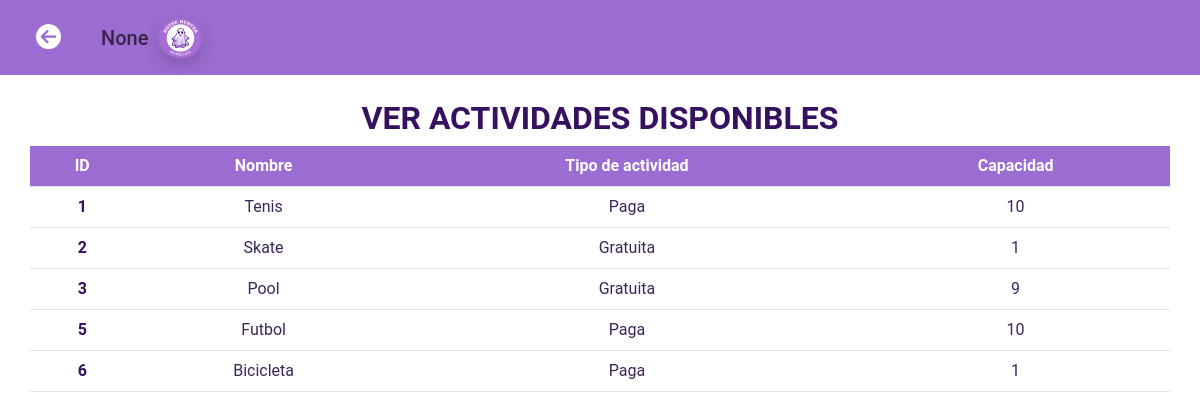
/actividades/actividadDisponible, run on the app's committed database.
### tables this page shows
CREATE TABLE ACTIVIDAD(
      id INTEGER PRIMARY KEY,
      nombre TEXT,
      tipo_actividad TEXT,
      capacidad TEXT,
      reserva_id INT,
      FOREIGN KEY (reserva_id) REFERENCES RESERVA (id)
      );

### main.py (the view)
@app.route('/actividades/actividadDisponible')
def  actividadDisponible():
        menu = Menu(nombre_empleado=session.get('usuario'), contrasena_empleado=session.get('contrasena'), id_empleado=session.get('id'))
        actividad = menu.mostrar_actividad()
        return render_template('actividadDisponible.html', nombre_usuario=session.get('usuario'), actividad=actividad)

### Menu.py (called while the page is built)
  def mostrar_actividad(self):
        nombreBD = "househunter.db"
        conexion = Conexion(nombreBD)
        conexion.CrearTablaActividad()
        actividades = conexion.MostrarActividades()
        return actividades  # Devuelve la lista de actividades

### bd.py (called while the page is built)
  def CrearTablaActividad(self):
    self.cursor.execute('''
    CREATE TABLE IF NOT EXISTS ACTIVIDAD(
      id INTEGER PRIMARY KEY,
      nombre TEXT,
      tipo_actividad TEXT,
      capacidad TEXT,
      reserva_id INT,
      FOREIGN KEY (reserva_id) REFERENCES RESERVA (id)
      )
    ''')
    self.conexion.commit()

  def MostrarActividades(self):
    self.cursor.execute("SELECT * FROM ACTIVIDAD")
    actividades = self.cursor.fetchall()
    return actividades

### templates/actividadDisponible.html (shortened to what this page needs)
<!DOCTYPE html>
<html lang="es">
<head>
    <link href="https://cdn.jsdelivr.net/npm/bootstrap@5.3.2/dist/css/bootstrap.min.css" rel="stylesheet"
>
    <link rel="stylesheet" type="text/css" href="{{ url_for('static', filename='styles/style.css')}}">
</head>
<body>
    <nav class="navbar navbar-expand-lg navbar-light bg-light">
        <div class="container-fluid">
            <a class="navbar-brand" href="{{ url_for('actividades') }}">
                <i class="fa-solid fa-circle-arrow-left fa-lg m-4"></i>
            </a>
            <div class="collapse navbar-collapse" id="navbarNav">
                <div class="navbar-text">
                    <h5 class="mr-3"> {{ nombre_usuario }} </h5>
                    <img src="{{ url_for('static', filename='img/logo2.png') }}" alt="Foto del Empleado" height="40" class="rounded-circle me-2 shadow">
                </div>
            </div>
        </div>
    </nav>
    <div class="container text-center mt-4">
        <div class="row">
            <h2 class="text-darkviolet">Ver actividades Disponibles</h2>
            <table class="table table-responsive-md">
                <thead>
                    <tr>
                        <th scope="col" class="bg-violet">ID</th>
                        <th scope="col" class="d-none d-sm-table-cell bg-violet">Nombre</th>
                        <th scope="col" class="bg-violet">Tipo de actividad</th>
                        <th scope="col" class="bg-violet">Capacidad</th>
                    </tr>
                </thead>
                <tbody class="table-body">
                    {% for actividad in actividad %}
                        <tr>
                            <th scope="row">{{ actividad[0] }}</th>
                            <td >{{ actividad[1] }}</td>
                            <td>{{ actividad[2] }}</td>
                            <td>{{ actividad[3] }}</td>
                        </tr>
                    {% endfor %}
                </tbody>
            </table>
        </div>
    </div>
</body>
</html>

### static/styles/style.css (style rules this page uses)
a { text-decoration: none; font-family: 'Roboto', sans-serif; font-weight: bold; }
body { overflow-x: hidden; justify-content: center; font-family: 'Roboto', sans-serif !important; }
.fa-solid { color: #fff !important; }
.text-center { font-family: 'Roboto', sans-serif; font-weight: bold; color: #fff !important; }
div.row { display: flex !important; justify-content: center !important; }
.navbar { background-color: #9B6CD1 !important; }
.navbar-text { display: flex; align-items: center; padding-right: 25px; }
.mr-3 { margin-right: 10px; margin-bottom: 0px; }
.bg-violet { background: #9B6CD1 !important; color: #fff !important; }
.table-body { font-weight: 400; }
td { color: #3e245b !important; }
th { color: #35115f !important; }
.text-darkviolet { color: #35115f !important; font-weight: bold; text-transform: uppercase; }

### data on the page
ACTIVIDAD: id "1", nombre "Tenis", tipo_actividad "Paga", capacidad "10"
ACTIVIDAD: id "2", nombre "Skate", tipo_actividad "Gratuita", capacidad "1"
ACTIVIDAD: id "3", nombre "Pool", tipo_actividad "Gratuita", capacidad "9"
ACTIVIDAD: id "5", nombre "Futbol", tipo_actividad "Paga", capacidad "10"
ACTIVIDAD: id "6", nombre "Bicicleta", tipo_actividad "Paga", capacidad "1"

### other printed values
{{ nombre_usuario }} "None"
